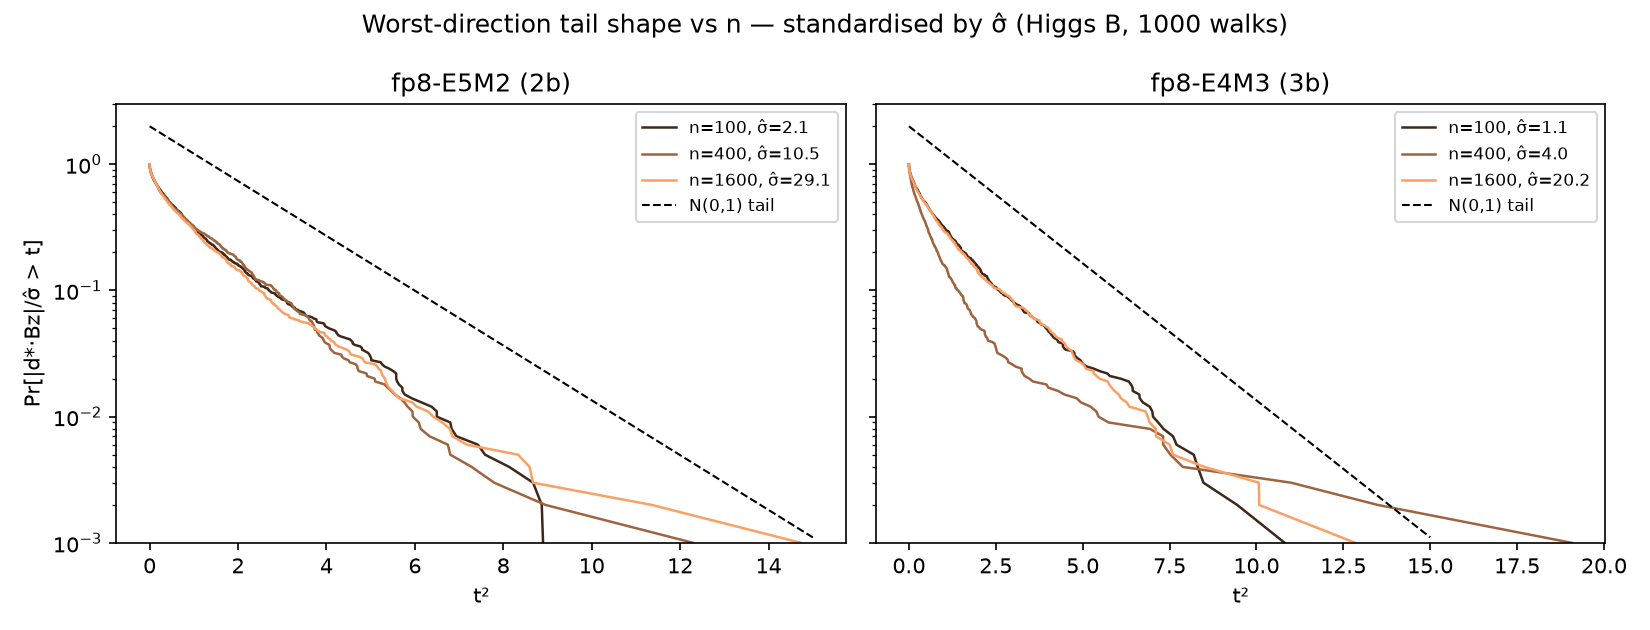

Recreate this plot in Python.
"""Does d·Bz stay Gaussian-shaped as sigma inflates with n?

At fixed low precision (fp8 E5M2 / E4M3), plot the standardised survival of
the worst direction |d*·Bz|/sigma-hat on (t^2, log-y) axes for increasing n.
If the curves collapse onto the N(0,1) tail (slope -1/2 straight line),
rounding inflates the SCALE but not the SHAPE of the output distribution.

Usage: python shape_persist.py
"""

import os
os.environ.setdefault("chop_backend", "numpy")
for _v in ("OPENBLAS_NUM_THREADS", "OMP_NUM_THREADS", "MKL_NUM_THREADS"):
    os.environ.setdefault(_v, "1")

import matplotlib
matplotlib.use("Agg")
import matplotlib.pyplot as plt
import numpy as np
from tqdm import tqdm

import rollouts
from higgs_sweep import load_higgs_matrix
from n_subgauss import _directions_for
from precision_sweep import _subgaussian_sigma


def main():
    num_samples, num_dirs, workers, seed = 1000, 64, 6, 0
    rng = np.random.default_rng(seed)
    n_values = [100, 400, 1600]
    sig_list = [2, 3]
    B_full = load_higgs_matrix(max(n_values), seed=seed)

    fig, axes = plt.subplots(1, 2, figsize=(11, 4.2), sharey=True)
    fig.suptitle("Worst-direction tail shape vs n — standardised by σ̂ "
                 f"(Higgs B, {num_samples} walks)")

    for ax, sb in zip(axes, sig_list):
        chop_label = "fp8-E5M2" if sb == 2 else "fp8-E4M3"
        cmap = plt.cm.copper(np.linspace(0.2, 0.8, len(n_values)))
        for n, col in zip(n_values, cmap):
            B = B_full[:, :n]
            dirs = _directions_for(B, num_dirs, rng)
            _, projections, _ = rollouts.run_samples(
                B, dirs, num_samples, sig_bits=sb,
                noise_std=2 ** (-32), workers=workers, seed=seed,
            )
            sig_d = np.array([_subgaussian_sigma(p)[0] for p in projections])
            j = int(np.argmax(sig_d))
            X = projections[j] / sig_d[j]
            t = np.sort(np.abs(X))
            surv = np.arange(len(t), 0, -1) / len(t)
            ax.plot(t ** 2, surv, color=col, lw=1.2,
                    label=f"n={n}, σ̂={sig_d[j]:.1f}")
        tt = np.linspace(0, np.sqrt(15), 50)
        ax.plot(tt ** 2, 2 * np.exp(-tt ** 2 / 2), "k--", lw=1,
                label="N(0,1) tail")
        ax.set_yscale("log")
        ax.set_ylim(1e-3, 3)
        ax.set_xlabel("t²")
        ax.set_title(f"{chop_label} ({sb}b)")
        ax.legend(fontsize=8)
        tqdm.write(f"done {sb}b")
    axes[0].set_ylabel("Pr[|d*·Bz|/σ̂ > t]")

    fig.tight_layout()
    fig.savefig("shape_persist.png", dpi=150)
    print("saved shape_persist.png")


if __name__ == "__main__":
    main()
